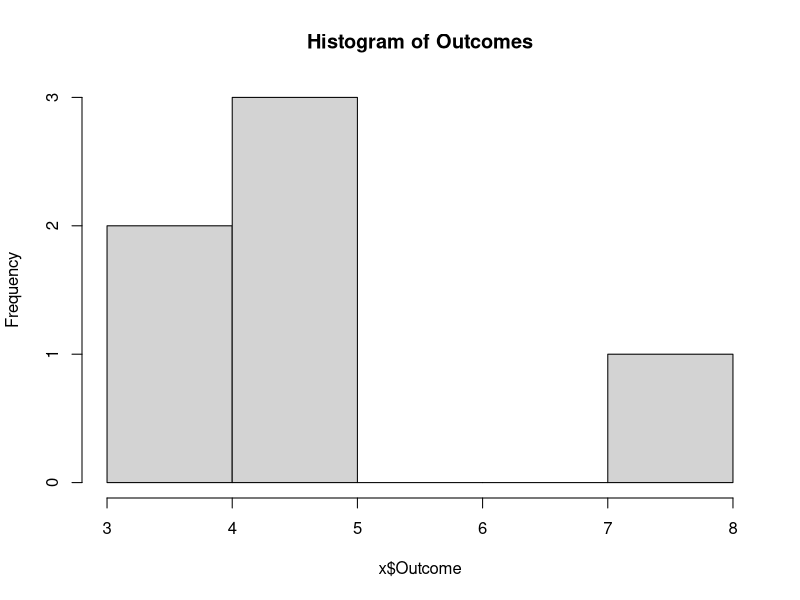
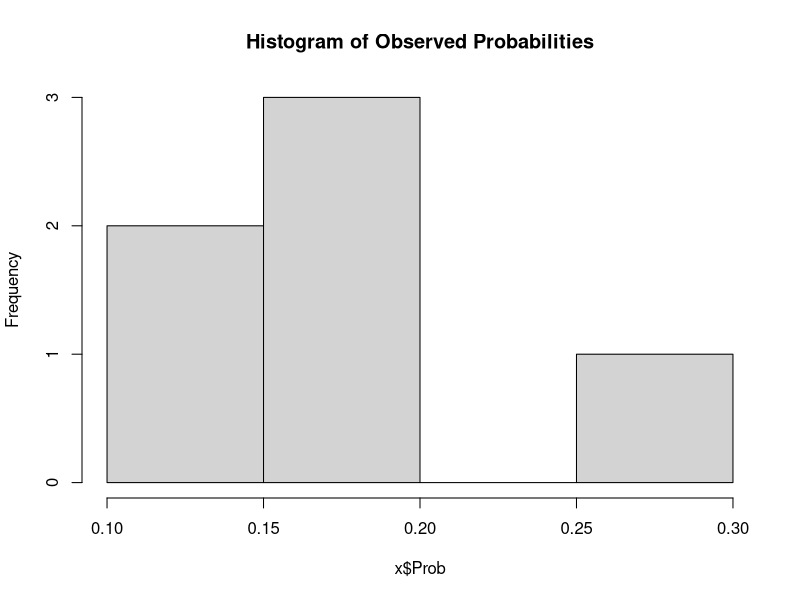
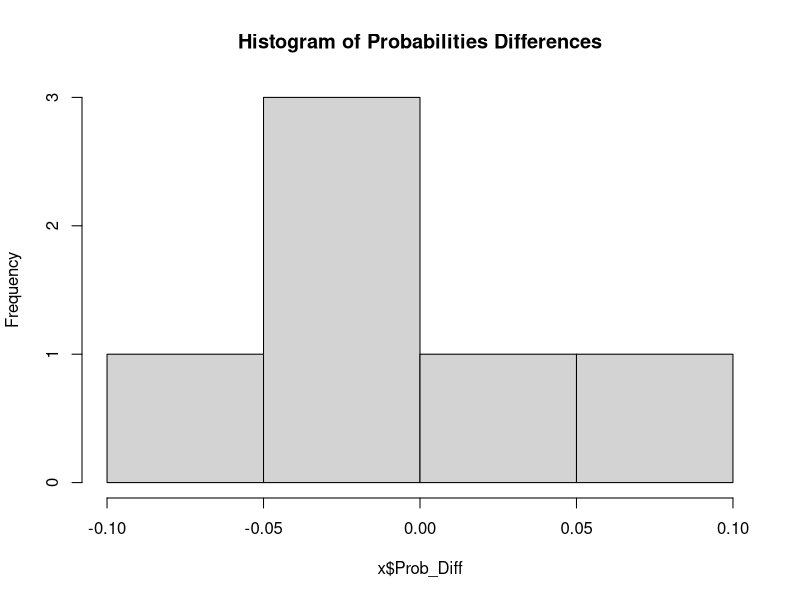

These charts were generated, in order, by the following R code:
## ---- chunk 1

setwd("C:/Users/brand/OneDrive/Documents/GitHub/Prob&Stats")
getwd()

library(readxl)


## ---- chunk 2
x <- read_excel("dieroll.xlsx", col_names = TRUE)
x
## ---- chunk 3
hist(x$Outcome, main = "Histogram of Outcomes")
hist(x$Prob, main = "Histogram of Observed Probabilities")
hist(x$Prob_Diff, main = "Histogram of Probabilities Differences")  
